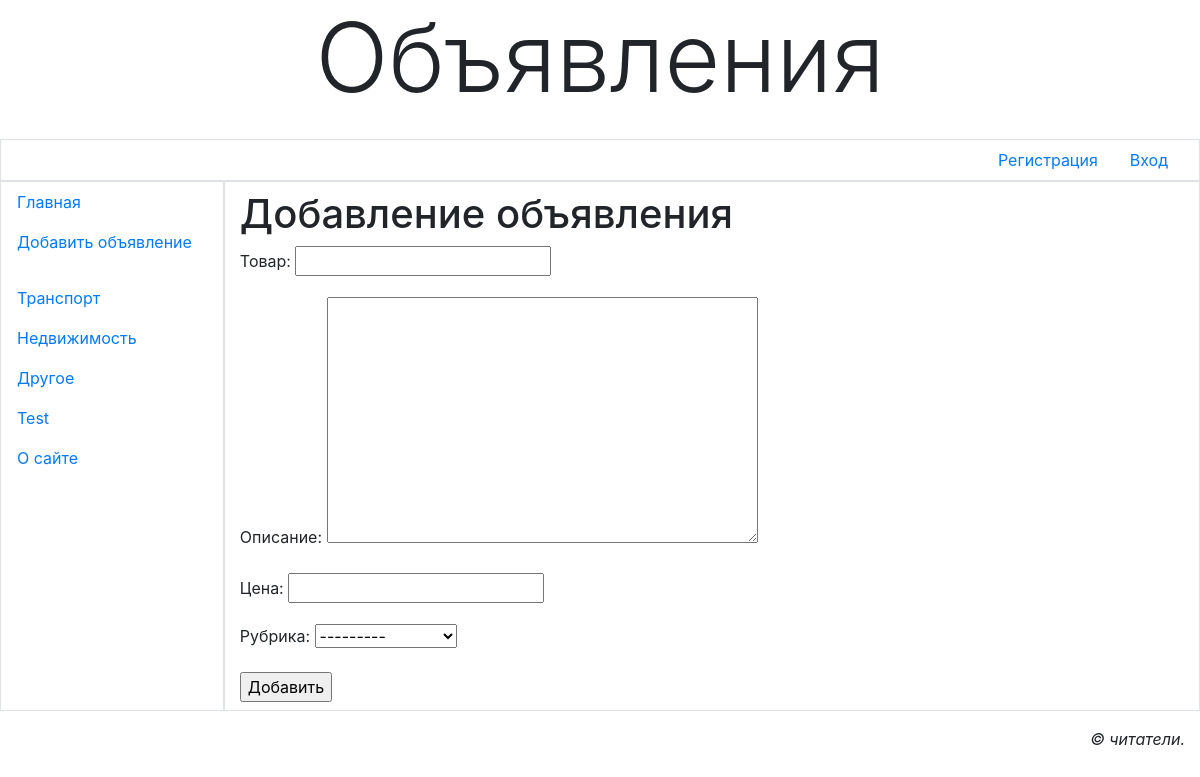
Page /add/ on the earlier database version.
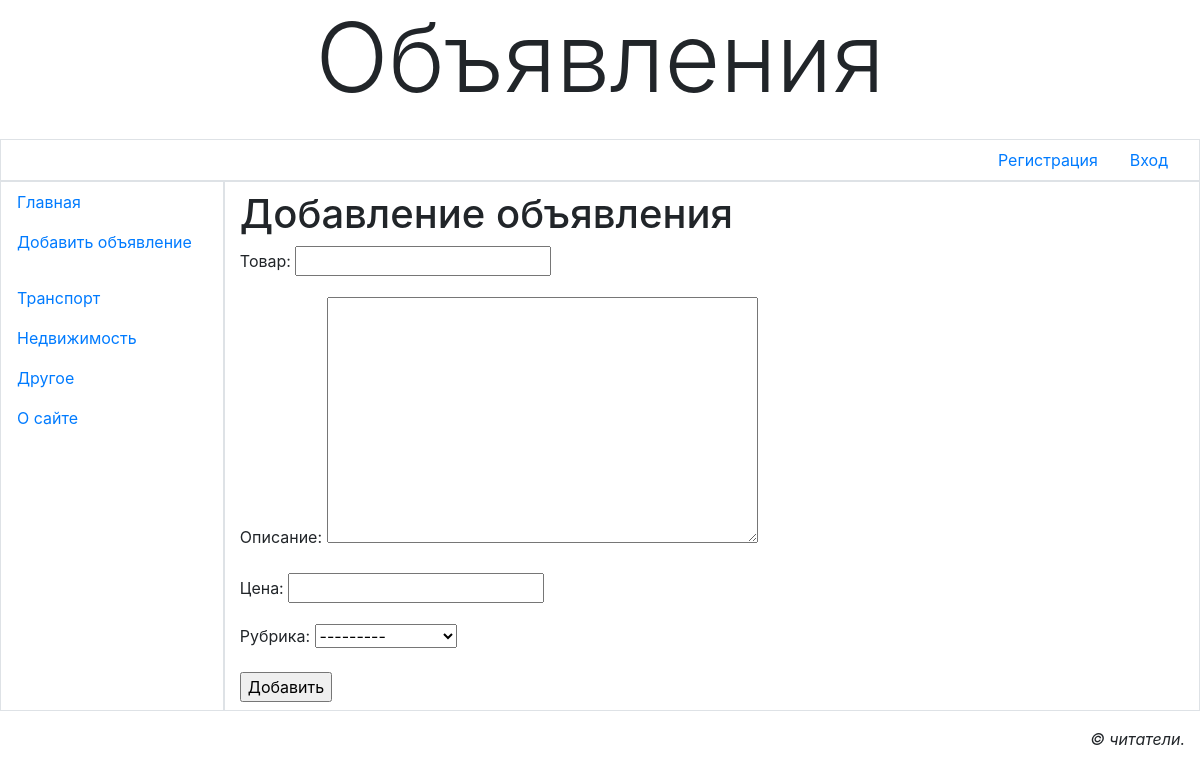
Same page on the later database version.
### bboard/models.py (models this page shows)
class Rubric(models.Model):
    name = models.CharField(max_length=20, db_index=True, verbose_name='Название')
    def __str__(self):
        return self.name
    class Meta:
        verbose_name_plural = 'Рубрики'
        verbose_name = 'Рубрика'
        ordering = ['-name']

### bboard/views.py (the view)
# urls.py: path('add/', BbCreateView.as_view(), name='add'),
class BbCreateView(CreateView):
    template_name = 'bboard/create.html'
    form_class = BbForm
    success_url = reverse_lazy('index')
    def get_context_data(self, **kwargs):
        context = super().get_context_data(**kwargs)
        context['rubrics'] = Rubric.objects.all()
        return context

### bboard/forms.py
class BbForm(ModelForm):
    class Meta:
        model = Bb
        fields = ('title', 'content', 'price', 'rubric')

### bboard/templates/bboard/create.html (shortened to what this page needs)
{% extends 'layout/basic.html' %}
{% block content %}
    <h1>Добавление объявления</h1>
    <form method="post">
        {{ form.as_p }}
        <input type="submit" value="Добавить">
    </form>
{% endblock %}

### bboard/templates/layout/basic.html (shortened to what this page needs)
{% load bootstrap4 %}
{% load static %}
<!DOCTYPE html>
<html>
<head>
    {% bootstrap_css %}
    <link rel="stylesheet" type="text/css"
          href="{% static '#' %}">
</head>
<body class="container-fluid">
<header class="mb-4">
    <h1 class="display-1 text-center">Объявления</h1>
</header>
<div class="row">
    <ul class="col nav justify-content-end border">
        {% if user.is_authenticated %}
            <li class="nav-item"><a class="nav-link"
                                    href="{% url 'profile' %}">{{ user.username }}</a></li>
            {% else %}
            <li class="nav-item"><a class="nav-link"
                                    href="{% url 'register' %}">Регистрация</a></li>
        {% endif %}
        {% if user.is_authenticated %}
            <li class="nav-item dropdown">
                <a class="nav-link dropdown-toggle" data-toggle="dropdown"
                   href="{% url 'profile' %}" role="button" aria-haspopup="true"
                   aria-expanded="false">Профиль</a>
                <div class="dropdown-menu">
                    <a class="dropdown-item" href="#">Мои объявления</a>
                    <a class="dropdown-item" href="{% url 'profile_change' %}">Изменить личные
                        данные</a>
                    <a class="dropdown-item" href="{% url 'password_change' %}">Изменить пароль</a>
                    <div class="dropdown-divider"></div>
                    <a class="dropdown-item" href="{% url 'logout' %}">Выйти</a>
                    <div class="dropdown-divider"></div>
                    <a class="dropdown-item" href="{% url 'profile_delete' %}">Удалить</a>
                </div>
            </li>
        {% else %}
            <li class="nav-item"><a class="nav-link" href="{% url 'login' %}">Вход</a></li>
        {% endif %}
    </ul>
</div>
<div class="row">
    <nav class="col-md-auto nav flex-column border">
        <a class="nav-link root"
           href="{% url 'index' %}">Главная</a>
        <a class="nav-link root"
           href="{% url 'add' %}">Добавить объявление</a>
        {% for rubric in rubrics %}
            {% ifchanged rubric.super_rubric.pk %}
                <span class="nav-link root font-weight-bold">
                {{ rubric.super_rubric.name }}</span>
            {% endifchanged %}
            <a class="nav-link" href="{% url 'by_rubric' rubric.pk %}">
                {{ rubric.name }}</a>
        {% endfor %}
        <a class="nav-link root" href="{% url 'other' page='about' %}">
            О сайте</a>
    </nav>
    <section class="col border py-2">
        {% block content %}
        {% endblock %}
    </section>
</div>
<footer class="mt-3">
    <p class="text-right font-italic">&copy; читатели.</p>
</footer>
</body>
</html>

Differences in the rows shown:
removed Rubric: name "Test"
